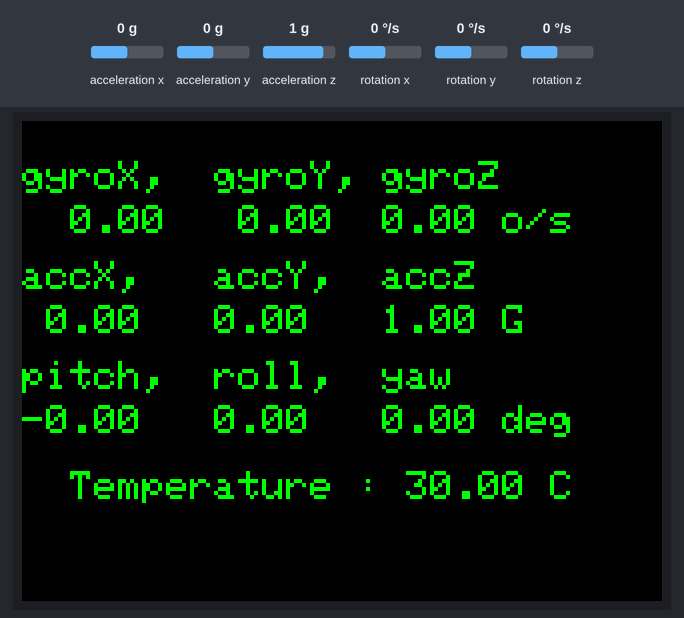
Bench run of a program on a simulated ESP32. Parts: 320×240 colour display. The inputs (shaded band) are chosen by the test bench; at power-on: acceleration x 0 g, acceleration y 0 g, acceleration z 1 g, rotation x 0 °/s, rotation y 0 °/s, rotation z 0 °/s.

Above: at 2.5 s.
2.6 s: acceleration x set to -1.4 g
At 3.5 s:
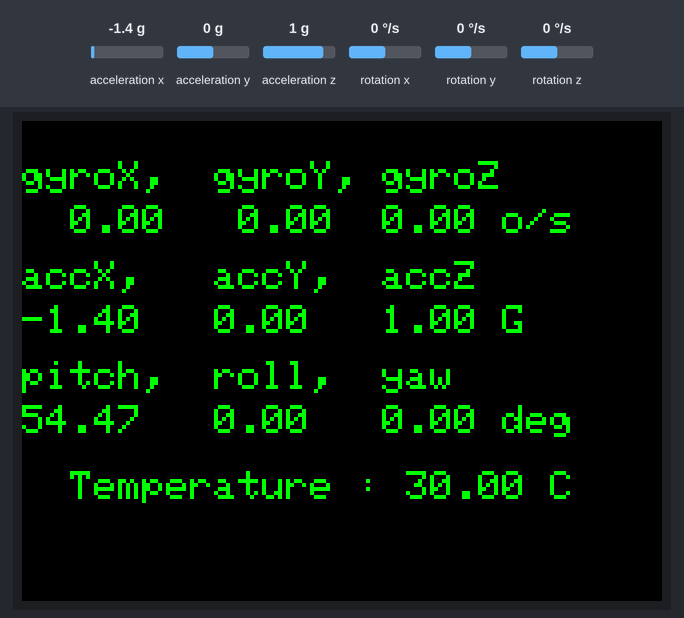
4.1 s: acceleration y set to -1.4 g
At 5.4 s:
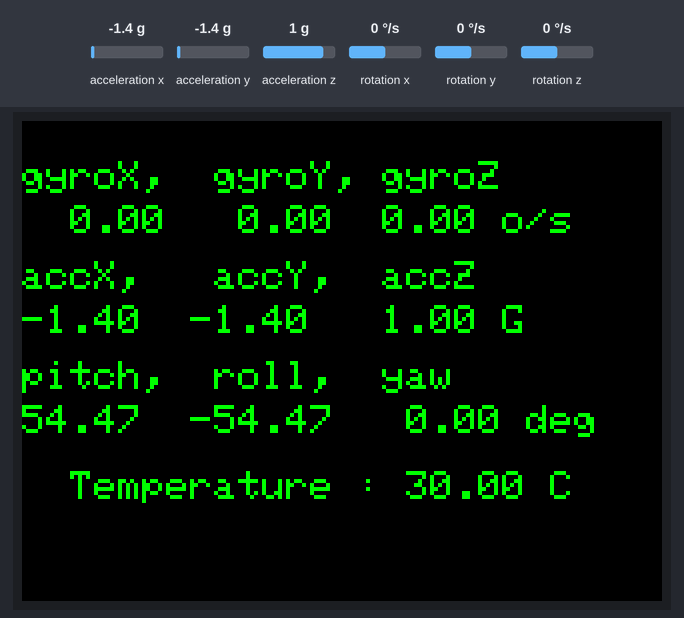
5.7 s: acceleration z set to -1.4 g
At 6.6 s:
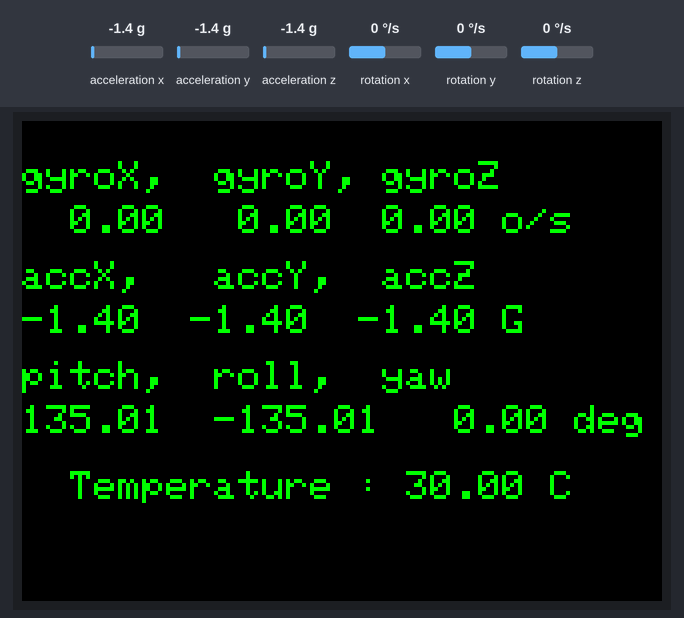
7.3 s: rotation x set to -192 °/s
At 8.1 s:
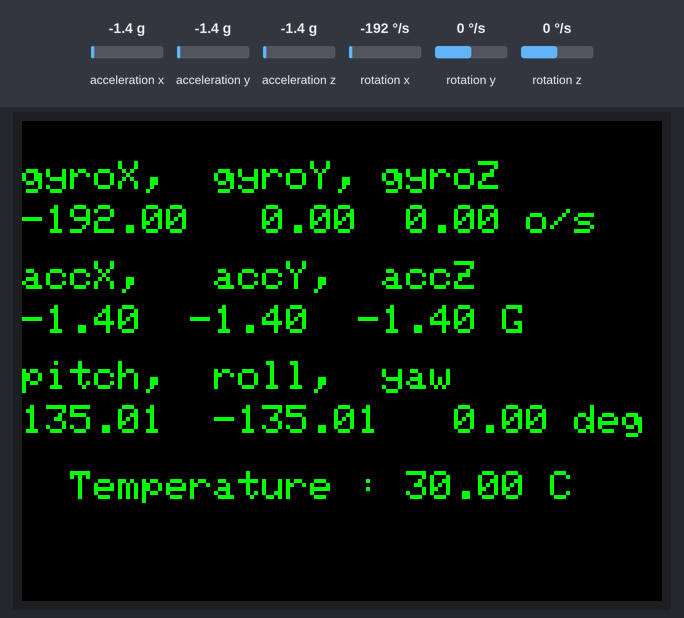
8.8 s: rotation y set to -192 °/s
At 10.0 s:
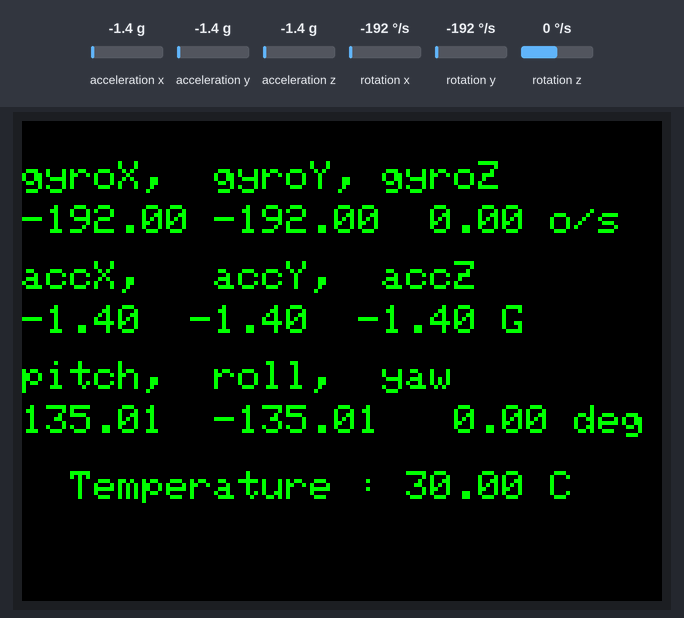
10.3 s: rotation z set to -192 °/s
At 10.9 s:
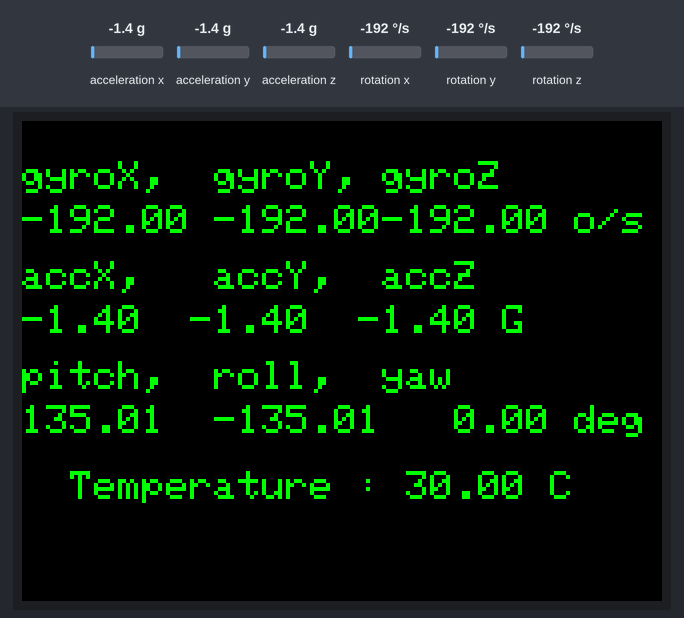
Timing chart, 0 to 12.8 s (numbered marks = the images above; inputs shaded):
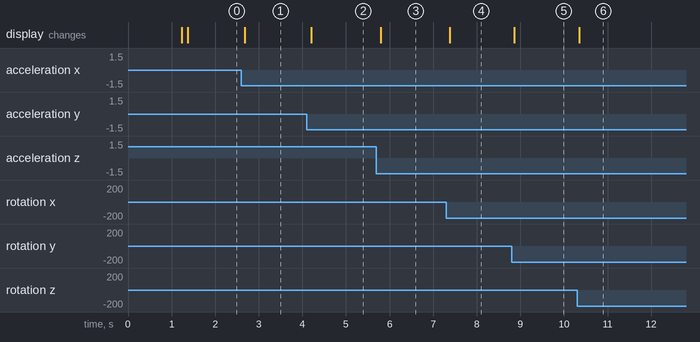

Measured:
- after the input at 2.6 s, the display: changes after 0.08 s (image 1)
- after the input at 4.1 s, the display: changes after 0.10 s (image 2)
- after the input at 5.7 s, the display: changes after 0.10 s (image 3)
- after the input at 7.3 s, the display: changes after 0.08 s (image 4)
- after the input at 8.8 s, the display: changes after 0.06 s (image 5)
- after the input at 10.3 s, the display: changes after 0.06 s (image 6)

The program:

main.cpp
```cpp
#include <Arduino.h>
#include <M5Core2.h>

float accX = 0.0F;
float accY = 0.0F;
float accZ = 0.0F;

float gyroX = 0.0F;
float gyroY = 0.0F;
float gyroZ = 0.0F;

float pitch = 0.0F;
float roll  = 0.0F;
float yaw   = 0.0F;

float temp = 0.0F;

void setup() {
    M5.begin();                // Init M5Core.
    M5.IMU.Init();             // Init IMU sensor.
    M5.Lcd.fillScreen(BLACK);  // Set the screen background color to black.

    M5.Lcd.setTextColor(
        GREEN,
        BLACK);
    M5.Lcd.setTextSize(2);
    M5.Lcd.println("IMU Test");
    delay(1000);
    M5.Lcd.fillScreen(BLACK);
}

void loop() {

    M5.IMU.getGyroData(&gyroX, &gyroY, &gyroZ);
    M5.IMU.getAccelData(
        &accX, &accY,
        &accZ);
    M5.IMU.getAhrsData(
        &pitch, &roll,
        &yaw);
    M5.IMU.getTempData(&temp);
    M5.Lcd.setCursor(
        0, 20);
    M5.Lcd.printf("gyroX,  gyroY, gyroZ");
    M5.Lcd.setCursor(0, 42);
    M5.Lcd.printf("%6.2f %6.2f%6.2f o/s", gyroX, gyroY, gyroZ);

    M5.Lcd.setCursor(0, 70);
    M5.Lcd.printf("accX,   accY,  accZ");
    M5.Lcd.setCursor(0, 92);
    M5.Lcd.printf("%5.2f  %5.2f  %5.2f G", accX, accY, accZ);

    M5.Lcd.setCursor(0, 120);
    M5.Lcd.printf("pitch,  roll,  yaw");
    M5.Lcd.setCursor(0, 142);
    M5.Lcd.printf("%5.2f  %5.2f  %5.2f deg", pitch, roll, yaw);

    M5.Lcd.setCursor(0, 175);
    M5.Lcd.printf("  Temperature : %.2f C", temp);

    delay(10);
}
```
